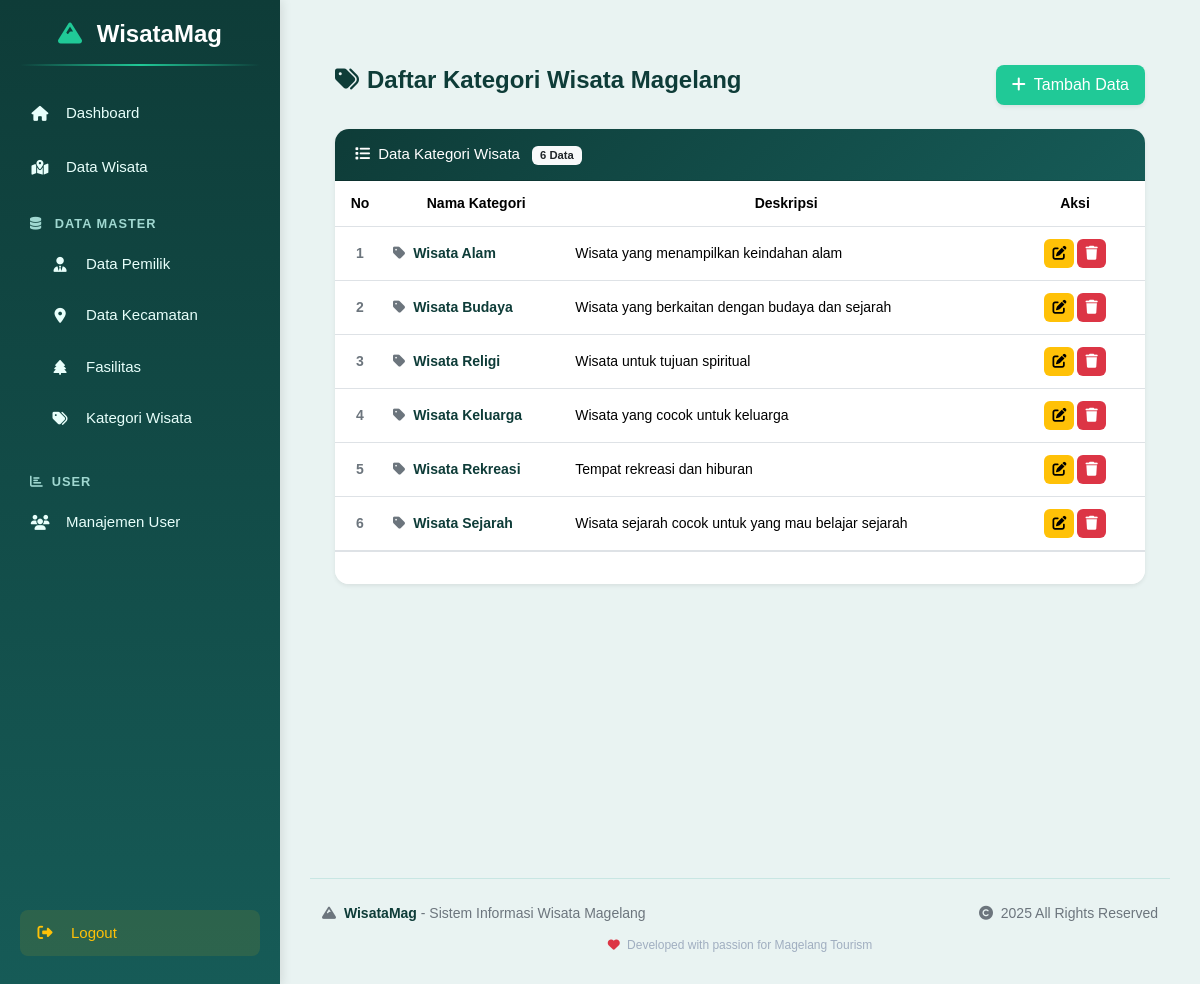
Page /index.php/kategori on the committed database.
### tables this page shows
CREATE TABLE `kategori_wisata` (
  `id_kategori` int NOT NULL,
  `nama_kategori` varchar(50) NOT NULL,
  `deskripsi` text
);

### application/controllers/Kategori.php (called while the page is built, shortened)
<?php
class Kategori extends CI_Controller {
    public function __construct() {
        $this->load->model('Kategori_model');
        $this->load->library(['form_validation', 'session']);
    }
    public function index() {
        $data['title'] = 'Data Kategori Wisata';
        $data['kategori'] = $this->Kategori_model->getAll();
        $this->load->view('template/header', $data);
         $this->load->view('template/sidebar');
        $this->load->view('kategori/index', $data);
        $this->load->view('template/footer');
    }
}
?>

### index.php (called while the page is built, shortened)
<?php
require_once BASEPATH.'core/CodeIgniter.php';

### application/models/Kategori_model.php (called while the page is built, shortened)
<?php
class Kategori_model extends CI_Model {
    public function getAll() {
        return $this->db->get('kategori_wisata')->result();
    }
}
?>

### application/views/kategori/index.php (the view, shortened to what this page needs)
<div class="content-wrapper" style="background:#e9f3f2; min-height:100vh; padding:35px 25px;">
  <div class="d-flex justify-content-between align-items-center mb-4 flex-wrap">
    <h4 style="font-weight:600; color:#0e3c38; margin-bottom:10px;">
      <i class="fas fa-tags me-2"></i>Daftar Kategori Wisata Magelang
    </h4>
    <a href="<?= base_url('kategori/create') ?>"
       class="btn shadow-sm"
       style="background:#20c997; color:#fff; border:none; border-radius:8px; padding:8px 16px; font-weight:500; transition:0.3s;">
      <i class="fas fa-plus me-1"></i> Tambah Data
    </a>
  </div>
  <div class="card border-0 shadow-sm" style="border-radius:14px; overflow:hidden;">
    <div class="card-header text-white"
         style="background:linear-gradient(135deg, #0e3c38 0%, #165b57 100%); font-weight:500; padding:14px 20px; font-size:15px;">
      <i class="fas fa-list me-1"></i> Data Kategori Wisata
      <span class="badge bg-light text-dark ms-2">
        <?= isset($total_rows) ? $total_rows : count($kategori) ?> Data
      </span>
    </div>
    <div class="card-body p-0">
      <div class="table-responsive">
        <table class="table align-middle mb-0" style="color:#0e3c38; font-size:14px;">
          <thead style="background:#165b57; color:#e8fffb; font-weight:500;">
            <tr class="text-center">
              <th style="width:50px; padding:12px 8px;">No</th>
              <th style="padding:12px 8px;">Nama Kategori</th>
              <th style="padding:12px 8px;">Deskripsi</th>
              <th style="width:140px; padding:12px 8px;">Aksi</th>
            </tr>
          </thead>
          <tbody>
            <?php if(!empty($kategori)): ?>
              <?php
              $start = isset($start) ? $start : 0;
              $no = $start + 1;
              foreach($kategori as $kat):
              ?>
                <tr style="transition:0.25s;"
                    onmouseover="this.style.background='#f0f9f8'; this.style.transform='translateY(-1px)';"
                    onmouseout="this.style.background='transparent'; this.style.transform='translateY(0)';">
                  <td class="text-center text-muted fw-bold" style="padding:12px 8px;"><?= $no++ ?></td>
                  <td style="padding:12px 8px; font-weight:600; color:#0e3c38;">
                    <i class="fas fa-tag me-2 text-muted"></i><?= html_escape($kat->nama_kategori) ?>
                  </td>
                  <td style="padding:12px 8px;">
                    <?php if($kat->deskripsi): ?>
                      <?= html_escape($kat->deskripsi) ?>
                    <?php else: ?>
                      <span class="text-muted fst-italic">- Tidak ada deskripsi -</span>
                    <?php endif; ?>
                  </td>
                  <td class="text-center" style="padding:12px 8px;">
                    <div class="btn-group" role="group">
                      <a href="<?= site_url('kategori/edit/'.$kat->id_kategori) ?>"
                         class="btn btn-sm"
                         style="background:#ffc107; color:#000; border-radius:6px; margin-right:4px;"
                         data-bs-toggle="tooltip" title="Edit">
                        <i class="fas fa-edit"></i>
                      </a>
                      <a href="<?= site_url('kategori/delete/'.$kat->id_kategori) ?>"
                         class="btn btn-sm"
                         style="background:#dc3545; color:white; border-radius:6px;"
                         data-bs-toggle="tooltip" title="Hapus"
                         onclick="return confirm('Yakin ingin menghapus kategori <?= html_escape($kat->nama_kategori) ?>?')">
                        <i class="fas fa-trash"></i>
                      </a>
                    </div>
                  </td>
                </tr>
              <?php endforeach; ?>
            <?php endif; ?>
          </tbody>
        </table>
      </div>
    </div>
    <div class="card-footer bg-white text-center py-3" style="border-top:1px solid #dee2e6;">
    </div>
  </div>
</div>

### application/views/template/header.php (style rules this page uses)
body { margin: 0; font-family: "Poppins", sans-serif; background-color: #0f2424; color: #eaf7f3; overflow-x: hidden; }

### application/views/kategori/index.php (style rules this page uses)
.btn { transition: all 0.3s ease; border: none; }
.badge { font-size: 0.75em; padding: 4px 8px; border-radius: 6px; }
.text-muted { color: #6c757d !important; }

### rows in the picture
kategori_wisata: nama_kategori "Wisata Alam", deskripsi "Wisata yang menampilkan keindahan alam"
kategori_wisata: nama_kategori "Wisata Budaya", deskripsi "Wisata yang berkaitan dengan budaya dan sejarah"
kategori_wisata: nama_kategori "Wisata Religi", deskripsi "Wisata untuk tujuan spiritual"
kategori_wisata: nama_kategori "Wisata Keluarga", deskripsi "Wisata yang cocok untuk keluarga"
kategori_wisata: nama_kategori "Wisata Rekreasi", deskripsi "Tempat rekreasi dan hiburan"
kategori_wisata: nama_kategori "Wisata Sejarah", deskripsi "Wisata sejarah cocok untuk yang mau belajar sejarah"

### other values in the picture
count($kategori) "6"
